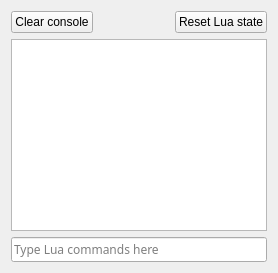
          <widget class="QWidget" name="LuaREPLTab">
           <attribute name="title">
            <string>REPL</string>
           </attribute>
           <layout class="QVBoxLayout" name="verticalLayoutREPL">
            <item>
             <layout class="QHBoxLayout" name="horizontalLayout_26">
              <item>
               <widget class="QPushButton" name="clearREPLConsole">
                <property name="text">
                 <string>Clear console</string>
                </property>
               </widget>
              </item>
              <item>
               <spacer name="horizontalSpacer_24">
                <property name="orientation">
                 <enum>Qt::Horizontal</enum>
                </property>
                <property name="sizeHint" stdset="0">
                 <size>
                  <width>40</width>
                  <height>20</height>
                 </size>
                </property>
               </spacer>
              </item>
              <item>
               <widget class="QPushButton" name="resetREPLLuaState">
                <property name="text">
                 <string>Reset Lua state</string>
                </property>
               </widget>
              </item>
             </layout>
            </item>
            <item>
             <widget class="QPlainTextEdit" name="REPLConsole">
              <property name="font">
               <font>
                <family>Droid Sans Mono</family>
               </font>
              </property>
              <property name="undoRedoEnabled">
               <bool>false</bool>
              </property>
              <property name="lineWrapMode">
               <enum>QPlainTextEdit::NoWrap</enum>
              </property>
              <property name="readOnly">
               <bool>true</bool>
              </property>
              <property name="plainText">
              </property>
             </widget>
            </item>
            <item>
             <widget class="QLineEdit" name="REPLInput">
              <property name="enabled">
               <bool>true</bool>
              </property>
              <property name="font">
               <font>
                <family>Droid Sans Mono</family>
               </font>
              </property>
              <property name="placeholderText">
               <string>Type Lua commands here</string>
              </property>
             </widget>
            </item>
           </layout>
          </widget>
